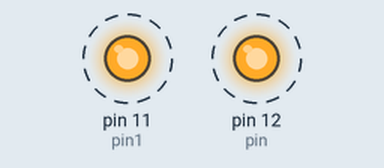
The sketch below on a simulated Arduino Uno, built with avr-gcc and run on an emulated ATmega328P. On the bench: output pins drawn as LEDs (lit = HIGH). Dashed ring = blinking.

Above: at 0.5 s.
Timing chart, 0 to 4.6 s (numbered marks = the images above):
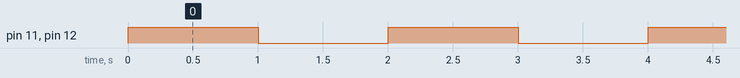

The sketch:

MyFirstProgram.ino
```cpp
int pin = 12;
int pin1 = 11;

void setup() {
  // put your setup code here, to run once:
  pinMode(pin, OUTPUT);
  pinMode(pin1, OUTPUT);
}

void loop() {
  // put your main code here, to run repeatedly:
  digitalWrite(pin, HIGH);
  digitalWrite(pin1, HIGH);
  delay(1000);
  digitalWrite(pin, LOW);
  digitalWrite(pin1, LOW);
  delay(1000);
}
```

Measured:
- by itself, pin 11 (pin1), pin 12 (pin): alternates HIGH for 1.0 s and LOW for 1.0 s
